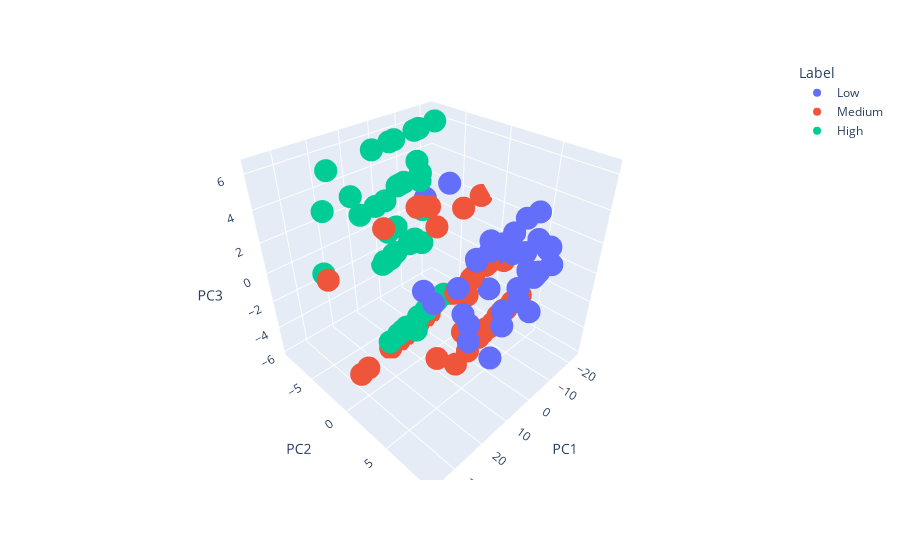

The notebook cell this image was saved under:
### Code cell
plot_PCA_3D(pc_df, pca)

### Figure 1 — Plotly figure (JSON) as saved in the notebook; plotly's stock layout.template omitted (floating-point values rounded to 4 significant figures; data arrays with more than 128 entries replaced by an {"elided": "..."} marker saying what was removed)
{"data": [{"hovertemplate": "Label=Low<br>PC1=%{x}<br>PC2=%{y}<br>PC3=%{z}<extra></extra>", "legendgroup": "Low", "marker": {"color": "#636efa", "symbol": "circle"}, "mode": "markers", "name": "Low", "scene": "scene", "showlegend": true, "type": "scatter3d", "x": {"elided": "303 float values"}, "y": {"elided": "303 float values"}, "z": {"elided": "303 float values"}}, {"hovertemplate": "Label=Medium<br>PC1=%{x}<br>PC2=%{y}<br>PC3=%{z}<extra></extra>", "legendgroup": "Medium", "marker": {"color": "#EF553B", "symbol": "circle"}, "mode": "markers", "name": "Medium", "scene": "scene", "showlegend": true, "type": "scatter3d", "x": {"elided": "332 float values"}, "y": {"elided": "332 float values"}, "z": {"elided": "332 float values"}}, {"hovertemplate": "Label=High<br>PC1=%{x}<br>PC2=%{y}<br>PC3=%{z}<extra></extra>", "legendgroup": "High", "marker": {"color": "#00cc96", "symbol": "circle"}, "mode": "markers", "name": "High", "scene": "scene", "showlegend": true, "type": "scatter3d", "x": {"elided": "365 float values"}, "y": {"elided": "365 float values"}, "z": {"elided": "365 float values"}}], "layout": {"legend": {"title": {"text": "Label"}, "tracegroupgap": 0}, "margin": {"t": 60}, "scene": {"domain": {"x": [0, 1], "y": [0, 1]}, "xaxis": {"title": {"text": "PC1"}}, "yaxis": {"title": {"text": "PC2"}}, "zaxis": {"title": {"text": "PC3"}}}, "showlegend": true}}
